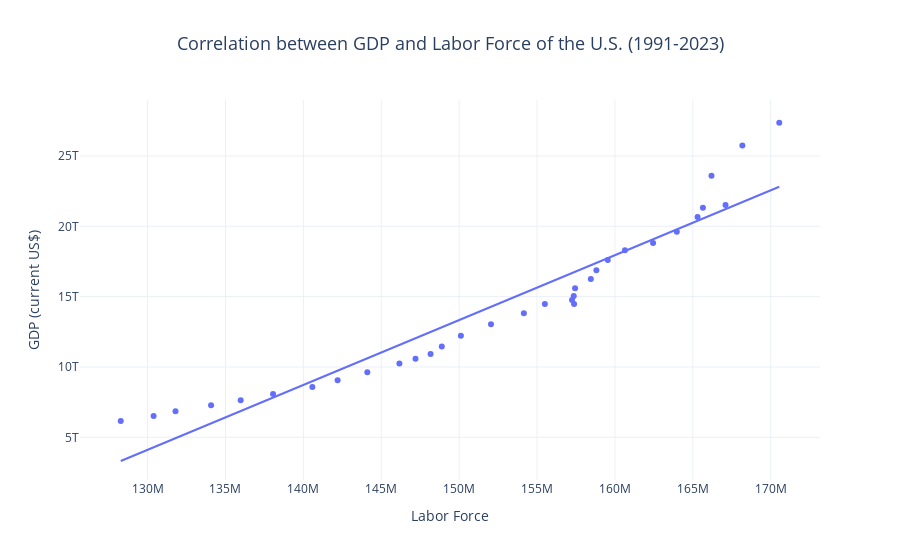

The notebook cell this image was saved under:
### Markdown cell above
### **4-4. Correlation between GDP and Labor Force**

The correlation graph between GDP and Labor Force visualizes how changes in the labor force impact economic output (GDP). This helps assess the strength and direction of this relationship using a scatter plot with a trendline to identify patterns over time.

### Code cell
fig_scatter = px.scatter(
    merged_df,
    x='Labor force',  
    y='GDP',
    title='Correlation between GDP and Labor Force of the U.S. (1991-2023)',
    labels={'Labor force': 'Labor Force', 'GDP': 'GDP (current US$)'},
    trendline="ols"  
)

fig_scatter.update_layout(
    xaxis_title="Labor Force",  
    yaxis_title="GDP (current US$)",  
    template="plotly_white",
    title_font_size=18,
    title_x=0.5,
    font=dict(size=12)
)

fig_scatter.show()
